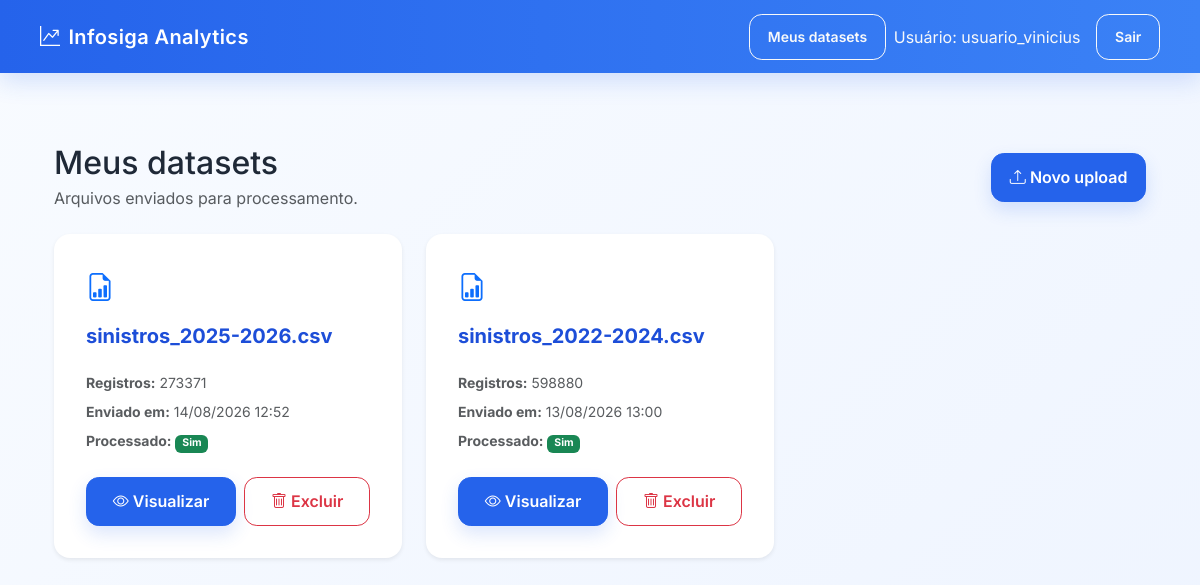
/datasets/ (signed in), run on an earlier commit of the app's database.
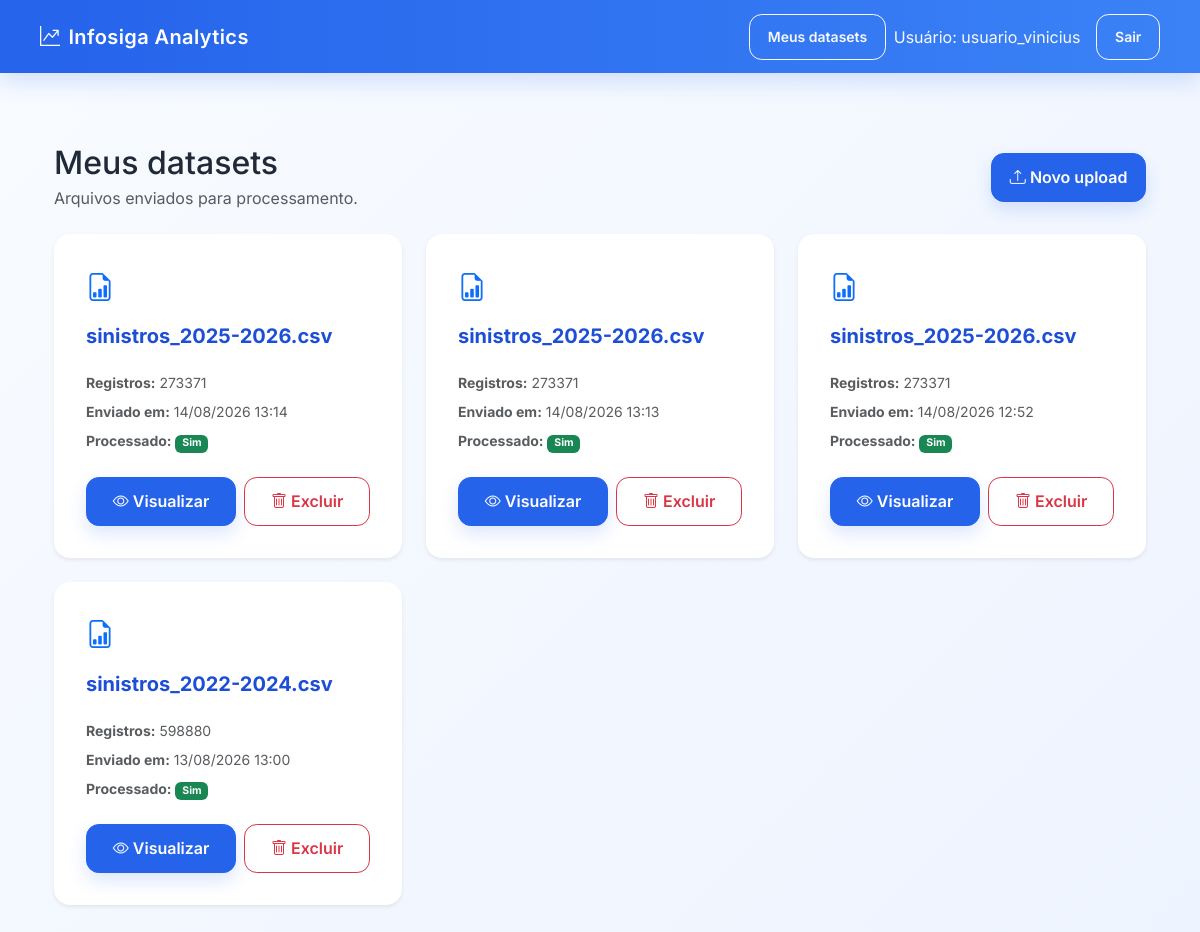
And on a later commit of the database.
### analytics/models.py (models this page shows, shortened)
class Dataset(models.Model):
    usuario = models.ForeignKey(
        settings.AUTH_USER_MODEL,
        on_delete=models.CASCADE,
        related_name="datasets",
    )
    nome_original = models.CharField(
        max_length=255
    )
    arquivo = models.FileField(
        upload_to="datasets/"
    )
    quantidade_registros = models.PositiveIntegerField(
        default=0
    )
    criado_em = models.DateTimeField(
        auto_now_add=True
    )
    atualizado_em = models.DateTimeField(
        auto_now=True
    )
    resultado_processado = models.FileField(
        upload_to="datasets/processed/",
        null=True,
        blank=True,
    )

### analytics/views/datasets.py (the view)
# urls.py: path("datasets/", dataset_list, name="dataset_list"),
@login_required
def dataset_list(request):
    datasets = DatasetService.list_for_user(request.user)
    return render(
        request,
        "analytics/datasets/list.html",
        {
            "datasets": datasets,
        },
    )

### analytics/persistence/datasets.py (called while the page is built)
def list_datasets_for_user(usuario):
    return (
        Dataset.objects
        .filter(usuario=usuario)
        .order_by("-criado_em")
    )

### analytics/services/dataset_service.py (called while the page is built)
    @staticmethod
    def list_for_user(usuario):
        return dataset_persistence.list_datasets_for_user(usuario)

### analytics/templates/analytics/datasets/list.html (shortened to what this page needs)
{% extends "analytics/base.html" %}
{% block content %}
<div class="container py-4">
    <div class="d-flex justify-content-between align-items-center mb-4">
        <div>
            <h2 class="mb-1">Meus datasets</h2>
            <p class="text-muted mb-0">
                Arquivos enviados para processamento.
            </p>
        </div>
        <a href="{% url 'home' %}" class="btn btn-primary">
            <i class="bi bi-upload"></i>
            Novo upload
        </a>
    </div>
    {% if datasets %}
    <div class="row g-4">
        {% for dataset in datasets %}
        <div class="col-md-6 col-lg-4">
            <div class="card shadow-sm border-0 h-100">
                <div class="card-body d-flex flex-column">
                    <div class="d-flex align-items-start justify-content-between mb-3">
                        <div class="text-primary fs-3">
                            <i class="bi bi-file-earmark-bar-graph"></i>
                        </div>
                    </div>
                    <h5 class="card-title text-break">
                        {{ dataset.nome_original }}
                    </h5>
                    <div class="text-muted small mt-3 mb-4">
                        <div class="mb-2">
                            <strong>Registros:</strong>
                            {{ dataset.quantidade_registros }}
                        </div>
                        <div class="mb-2">
                            <strong>Enviado em:</strong>
                            {{ dataset.criado_em|date:"d/m/Y H:i" }}
                        </div>
                        <div>
                            <strong>Processado:</strong>
                            {% if dataset.resultado_processado %}
                            <span class="badge bg-success">Sim</span>
                            {% else %}
                            <span class="badge bg-secondary">Não</span>
                            {% endif %}
                        </div>
                    </div>
                    <div class="mt-auto d-flex gap-2">
                        <a href="{% url 'dataset_detail' dataset.id %}" class="btn btn-primary flex-fill">
                            <i class="bi bi-eye"></i>
                            Visualizar
                        </a>
                        <form method="post" action="{% url 'dataset_delete' dataset.id %}" class="flex-fill" onsubmit="return confirm(
            'Tem certeza que deseja excluir este dataset?'
        );">
                            <button type="submit" class="btn btn-outline-danger w-100">
                                <i class="bi bi-trash"></i>
                                Excluir
                            </button>
                        </form>
                    </div>
                </div>
            </div>
        </div>
        {% endfor %}
    </div>
    {% endif %}
</div>
{% endblock %}

What changed in the data, as far as the page shows it:
added Dataset: nome_original "sinistros_2025-2026.csv", quantidade_registros "273371", criado_em "14/08/2026 13:14", shows "Sim"
added Dataset: nome_original "sinistros_2025-2026.csv", quantidade_registros "273371", criado_em "14/08/2026 13:13", shows "Sim"
